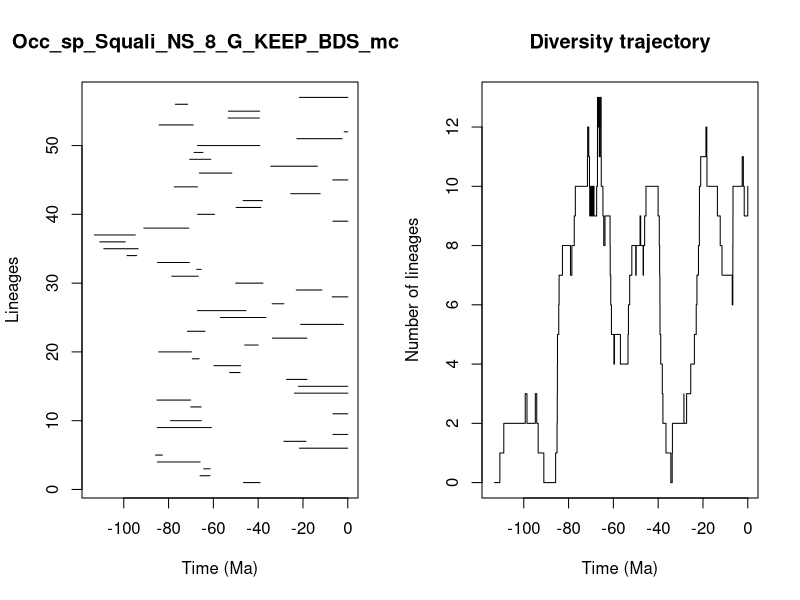

R code for this plot:


pdf(file='../Results/Species_NS/5_MA_bins_EXT_EP_FT/pyrate_mcmc_logs/Occ_sp_Squali_NS_8_G_KEEP_BDS_mcmc_LTT.pdf',width=0.6*20, height=0.6*10)
title = "Occ_sp_Squali_NS_8_G_KEEP_BDS_mcmc"
ts=c(46.56410011082634, 65.96027340605872,64.30415331457621,84.99315462467906,85.78039156253007,21.577553431890475,28.496467074798883,6.624825203419814,85.04113088729939,79.14333511222841,6.6711550344117265,70.07860863014264,85.14686614135117,23.82874962274173,22.012710116823513,27.31160105425493,52.72467565954617,59.749077949527546,69.39693183562787,84.38619372143339,46.04434730197092,33.640817917783814,71.5768456224912,21.019892828804075,56.859299411324585,67.10037735873712,33.7437266362649,6.937642119077318,23.01270531509092,50.01993936069202,78.51725267350207,67.46645133770414,84.94083265913483,98.56603596786573,108.91747522820395,110.67040955317589,113.0812329545954,91.04266032294136,6.599165102794745,67.04819668122694,49.805127312612356,46.72174758784546,25.463708208468034,77.47077664004006,6.6817127144330675,66.28172175791696,34.34610382756262,70.55742868834092,68.64324316592231,67.10270325430247,22.69330911155777,1.5910445930162327,84.22748719935664,53.46436712131798,53.27423466349772,76.97811825178515,21.61190765377277)
te=c(39.17677006607359, 61.477858469000005,61.41017676669177,65.93772315597947,82.74185045754798,0.0,18.67993520780887,0.0,60.87362077263452,65.40117413630558,0.0,65.45985609932069,70.15193055144094,0.0,0.0,18.222429345089008,48.093895877478474,47.808826087918604,66.36230186107015,69.81203222095445,40.03233369858293,18.296136587778324,63.73826570218252,1.977762801883307,36.523133510245835,45.43885247990219,28.518856073462846,0.0,11.513047452817785,37.88364230585861,66.80839545810461,65.45907381734973,70.67234173896854,94.21314218723636,93.57088398406519,99.34607125688446,94.83963859269723,70.97825011561481,0.0,59.49816658449436,38.85671123655412,38.15432991703899,12.30473390422473,67.08619970158257,0.0,51.76027809946552,13.561289922401917,61.162320114192866,64.66185196586082,39.22407193793492,2.488910213202538,0.0,69.01928620671687,39.506034842497996,39.33600530624936,71.4784752400423,0.0)
div_traj=c(0, 1,2,3,2,3,2,1,0,1,2,3,4,5,6,7,8,7,8,9,10,11,12,11,10,9,10,9,10,9,10,9,10,11,12,13,12,13,12,11,12,13,12,11,10,9,8,9,8,7,6,5,4,5,4,5,6,7,8,7,8,9,8,7,8,9,10,9,8,7,6,5,4,3,2,1,0,1,2,3,2,3,4,5,6,7,8,9,10,11,12,11,10,9,8,7,6,7,8,9,10,11,10,9,10)
time_events=c(113.0812329545954, 110.67040955317589,108.91747522820395,99.34607125688446,98.56603596786573,94.83963859269723,94.21314218723636,93.57088398406519,91.04266032294136,85.78039156253007,85.14686614135117,85.04113088729939,84.99315462467906,84.94083265913483,84.38619372143339,84.22748719935664,82.74185045754798,79.14333511222841,78.51725267350207,77.47077664004006,76.97811825178515,71.5768456224912,71.4784752400423,70.97825011561481,70.67234173896854,70.55742868834092,70.15193055144094,70.07860863014264,69.81203222095445,69.39693183562787,69.01928620671687,68.64324316592231,67.46645133770414,67.10270325430247,67.10037735873712,67.08619970158257,67.04819668122694,66.80839545810461,66.36230186107015,66.28172175791696,65.96027340605872,65.93772315597947,65.45985609932069,65.45907381734973,65.40117413630558,64.66185196586082,64.30415331457621,63.73826570218252,61.477858469000005,61.41017676669177,61.162320114192866,60.87362077263452,59.749077949527546,59.49816658449436,56.859299411324585,53.46436712131798,53.27423466349772,52.72467565954617,51.76027809946552,50.01993936069202,49.805127312612356,48.093895877478474,47.808826087918604,46.72174758784546,46.56410011082634,46.04434730197092,45.43885247990219,40.03233369858293,39.506034842497996,39.33600530624936,39.22407193793492,39.17677006607359,38.85671123655412,38.15432991703899,37.88364230585861,36.523133510245835,34.34610382756262,33.7437266362649,33.640817917783814,28.518856073462846,28.496467074798883,27.31160105425493,25.463708208468034,23.82874962274173,23.01270531509092,22.69330911155777,22.012710116823513,21.61190765377277,21.577553431890475,21.019892828804075,18.67993520780887,18.296136587778324,18.222429345089008,13.561289922401917,12.30473390422473,11.513047452817785,6.937642119077318,6.6817127144330675,6.6711550344117265,6.624825203419814,6.599165102794745,2.488910213202538,1.977762801883307,1.5910445930162327,0.0)
                par(mfrow=c(1,2))
                L = length(ts)
                plot(ts, 1:L , xlim=c(-max(ts)-1,0), pch=20, type="n", main=title,xlab="Time (Ma)",ylab="Lineages")
                for (i in 1:L){segments(x0=-te[i],y0=i,x1=-ts[i],y1=i)}    
                t = -time_events
                plot(div_traj ~ t,type="s", main = "Diversity trajectory",xlab="Time (Ma)",ylab="Number of lineages",xlim=c(-max(ts)-1,0))
                abline(v=c(65,200,251,367,445),lty=2,col="gray")
                
